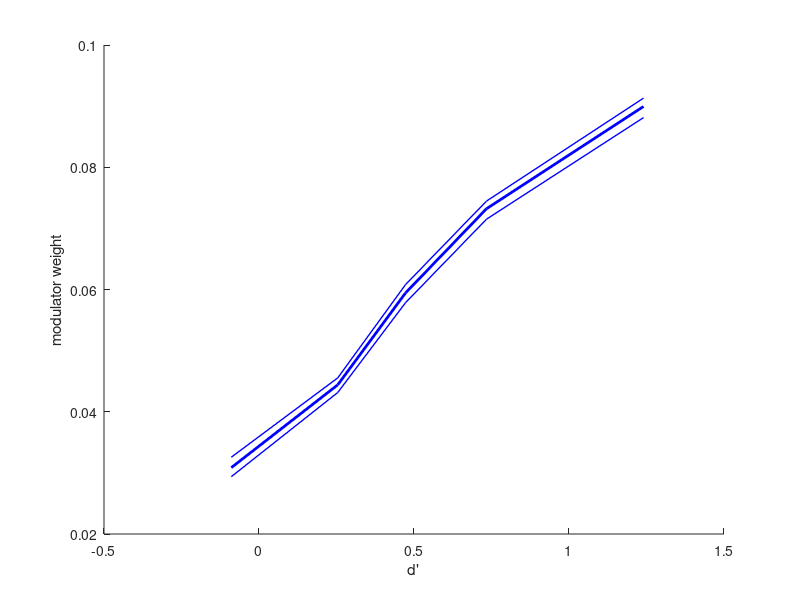

Here is the MATLAB script that generated this plot:
function replot_rabinowitz2015_fig2d
% Data scraped from figure 2d of [2]
%
% [2] Rabinowitz, N. C., Goris, R. L. T., Cohen, M. R., & Simoncelli, E. P. (2015). Attention
%   stabilizes the shared gain of V4 populations. ELife, 4.
%   https://doi.org/http://dx.doi.org/10.7554/eLife.08998

dprime = [-0.08941048034934496
    0.2540393013100438
    0.4725982532751093
    0.7337336244541485
    1.2403930131004368];

weight = [0.03085388994307400
    0.04440227703984818
    0.05943074003795065
    0.0732068311195446
    0.08994307400379506];

weight_lo = [0.029373814041745758
    0.043149905123339646
    0.05783681214421253
    0.07149905123339659
    0.08812144212523718];

weight_hi = [0.032561669829222
    0.04554079696394686
    0.060796963946869065
    0.07445920303605313
    0.09130929791271347];

%%
cla; hold on;
color = lines(1);
plot(dprime, weight, 'linewidth', 2, 'color', color);
plot(dprime, weight_lo, 'linewidth', 1, 'color', color);
plot(dprime, weight_hi, 'linewidth', 1, 'color', color);
xlabel('d''');
ylabel('modulator weight');

end